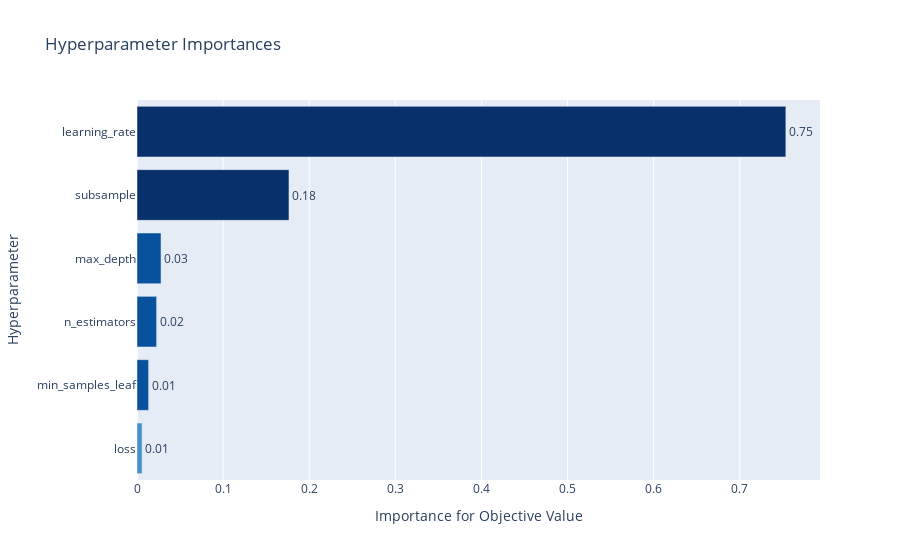

Notebook code for this chart:
### Code cell
optuna.visualization.plot_param_importances(study_2)

### Figure 1 — Plotly figure (JSON) as saved in the notebook; plotly's stock layout.template omitted (floating-point values rounded to 4 significant figures)
{"data": [{"cliponaxis": false, "hovertemplate": ["loss (CategoricalDistribution): 0.005922778667226014<extra></extra>", "min_samples_leaf (IntUniformDistribution): 0.013472912835389383<extra></extra>", "n_estimators (IntUniformDistribution): 0.022767511592245517<extra></extra>", "max_depth (IntUniformDistribution): 0.02789125572311132<extra></extra>", "subsample (UniformDistribution): 0.1764757866724595<extra></extra>", "learning_rate (UniformDistribution): 0.7534697545095683<extra></extra>"], "marker": {"color": ["rgb(66,146,198)", "rgb(8,81,156)", "rgb(8,81,156)", "rgb(8,81,156)", "rgb(8,48,107)", "rgb(8,48,107)"]}, "orientation": "h", "text": ["0.005922778667226014", "0.013472912835389383", "0.022767511592245517", "0.02789125572311132", "0.1764757866724595", "0.7534697545095683"], "textposition": "outside", "texttemplate": "%{text:.2f}", "type": "bar", "x": [0.005923, 0.01347, 0.02277, 0.02789, 0.1765, 0.7535], "y": ["loss", "min_samples_leaf", "n_estimators", "max_depth", "subsample", "learning_rate"]}], "layout": {"showlegend": false, "title": {"text": "Hyperparameter Importances"}, "xaxis": {"title": {"text": "Importance for Objective Value"}}, "yaxis": {"title": {"text": "Hyperparameter"}}}}
